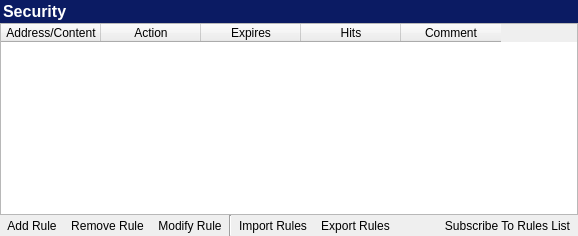
      <widget class="QWidget" name="pageSecurity">
       <layout class="QGridLayout" name="gridLayout_153">
        <property name="margin">
         <number>0</number>
        </property>
        <property name="spacing">
         <number>0</number>
        </property>
        <item row="0" column="0">
         <widget class="QFrame" name="frameSecurityHeader">
          <property name="minimumSize">
           <size>
            <width>0</width>
            <height>23</height>
           </size>
          </property>
          <property name="styleSheet">
           <string notr="true">background-color: rgb(11, 27, 99);</string>
          </property>
          <property name="frameShape">
           <enum>QFrame::NoFrame</enum>
          </property>
          <property name="frameShadow">
           <enum>QFrame::Raised</enum>
          </property>
          <layout class="QGridLayout" name="gridLayout_152">
           <property name="margin">
            <number>0</number>
           </property>
           <property name="spacing">
            <number>0</number>
           </property>
           <item row="0" column="0">
            <widget class="QLabel" name="labelSecurityHeader">
             <property name="text">
              <string>&lt;!DOCTYPE HTML PUBLIC &quot;-//W3C//DTD HTML 4.0//EN&quot; &quot;http://www.w3.org/TR/REC-html40/strict.dtd&quot;&gt;
&lt;html&gt;&lt;head&gt;&lt;meta name=&quot;qrichtext&quot; content=&quot;1&quot; /&gt;&lt;style type=&quot;text/css&quot;&gt;
p, li { white-space: pre-wrap; }
&lt;/style&gt;&lt;/head&gt;&lt;body style=&quot; font-family:'MS Shell Dlg 2'; font-size:8.25pt; font-weight:400; font-style:normal;&quot;&gt;
&lt;p style=&quot; margin-top:0px; margin-bottom:0px; margin-left:0px; margin-right:0px; -qt-block-indent:0; text-indent:0px;&quot;&gt;&lt;img src=&quot;:/Icons/FileType/Resource/24x24 File Type/Lock.png&quot; /&gt;&lt;span style=&quot; font-size:8pt;&quot;&gt; &lt;/span&gt;&lt;span style=&quot; font-size:12pt; font-weight:600; color:#ffffff;&quot;&gt;Security&lt;/span&gt;&lt;/p&gt;&lt;/body&gt;&lt;/html&gt;</string>
             </property>
            </widget>
           </item>
          </layout>
         </widget>
        </item>
        <item row="1" column="0">
         <widget class="QTableWidget" name="tableWidgetSecurity">
          <column>
           <property name="text">
            <string>Address/Content</string>
           </property>
          </column>
          <column>
           <property name="text">
            <string>Action</string>
           </property>
          </column>
          <column>
           <property name="text">
            <string>Expires</string>
           </property>
          </column>
          <column>
           <property name="text">
            <string>Hits</string>
           </property>
          </column>
          <column>
           <property name="text">
            <string>Comment</string>
           </property>
          </column>
         </widget>
        </item>
        <item row="2" column="0">
         <widget class="QFrame" name="frameSecurityToolbar">
          <layout class="QGridLayout" name="gridLayoutSecurityToolbar">
           <property name="margin">
            <number>0</number>
           </property>
           <property name="spacing">
            <number>0</number>
           </property>
           <item row="0" column="0">
            <layout class="QGridLayout" name="gridLayout_173">
             <item row="0" column="0">
              <widget class="QToolButton" name="toolButtonSecurityAddRule">
               <property name="text">
                <string>Add Rule</string>
               </property>
               <property name="icon">
                <iconset>
                 <normaloff>:/Icons/Resource/Add key.png</normaloff>:/Icons/Resource/Add key.png</iconset>
               </property>
               <property name="toolButtonStyle">
                <enum>Qt::ToolButtonTextBesideIcon</enum>
               </property>
               <property name="autoRaise">
                <bool>true</bool>
               </property>
              </widget>
             </item>
             <item row="0" column="1">
              <widget class="QToolButton" name="toolButtonSecurityRemoveRule">
               <property name="text">
                <string>Remove Rule</string>
               </property>
               <property name="icon">
                <iconset>
                 <normaloff>:/Icons/Resource/Remove key.png</normaloff>:/Icons/Resource/Remove key.png</iconset>
               </property>
               <property name="toolButtonStyle">
                <enum>Qt::ToolButtonTextBesideIcon</enum>
               </property>
               <property name="autoRaise">
                <bool>true</bool>
               </property>
              </widget>
             </item>
             <item row="0" column="2">
              <widget class="QToolButton" name="toolButtonSecurityModifyRule">
               <property name="text">
                <string>Modify Rule</string>
               </property>
               <property name="icon">
                <iconset>
                 <normaloff>:/Icons/Resource/Modify key.png</normaloff>:/Icons/Resource/Modify key.png</iconset>
               </property>
               <property name="toolButtonStyle">
                <enum>Qt::ToolButtonTextBesideIcon</enum>
               </property>
               <property name="autoRaise">
                <bool>true</bool>
               </property>
              </widget>
             </item>
             <item row="0" column="3">
              <widget class="Line" name="line_27">
               <property name="orientation">
                <enum>Qt::Vertical</enum>
               </property>
              </widget>
             </item>
             <item row="0" column="4">
              <widget class="QToolButton" name="toolButtonSecurityImportRules">
               <property name="text">
                <string>Import Rules</string>
               </property>
               <property name="icon">
                <iconset>
                 <normaloff>:/Icons/Resource/Open key.png</normaloff>:/Icons/Resource/Open key.png</iconset>
               </property>
               <property name="toolButtonStyle">
                <enum>Qt::ToolButtonTextBesideIcon</enum>
               </property>
               <property name="autoRaise">
                <bool>true</bool>
               </property>
              </widget>
             </item>
             <item row="0" column="5">
              <widget class="QToolButton" name="toolButtonSecurityExportRules">
               <property name="text">
                <string>Export Rules</string>
               </property>
               <property name="icon">
                <iconset>
                 <normaloff>:/Icons/Resource/Save key.png</normaloff>:/Icons/Resource/Save key.png</iconset>
               </property>
               <property name="toolButtonStyle">
                <enum>Qt::ToolButtonTextBesideIcon</enum>
               </property>
               <property name="autoRaise">
                <bool>true</bool>
               </property>
              </widget>
             </item>
             <item row="0" column="6">
              <spacer name="horizontalSpacer_45">
               <property name="orientation">
                <enum>Qt::Horizontal</enum>
               </property>
               <property name="sizeHint" stdset="0">
                <size>
                 <width>40</width>
                 <height>20</height>
                </size>
               </property>
              </spacer>
             </item>
             <item row="0" column="7">
              <widget class="QToolButton" name="toolButtonSecuritySubscribeRules">
               <property name="text">
                <string>Subscribe To Rules List</string>
               </property>
               <property name="icon">
                <iconset>
                 <normaloff>:/Icons/Resource/KeyGlobe.png</normaloff>:/Icons/Resource/KeyGlobe.png</iconset>
               </property>
               <property name="toolButtonStyle">
                <enum>Qt::ToolButtonTextBesideIcon</enum>
               </property>
               <property name="autoRaise">
                <bool>true</bool>
               </property>
              </widget>
             </item>
            </layout>
           </item>
          </layout>
         </widget>
        </item>
       </layout>
      </widget>
